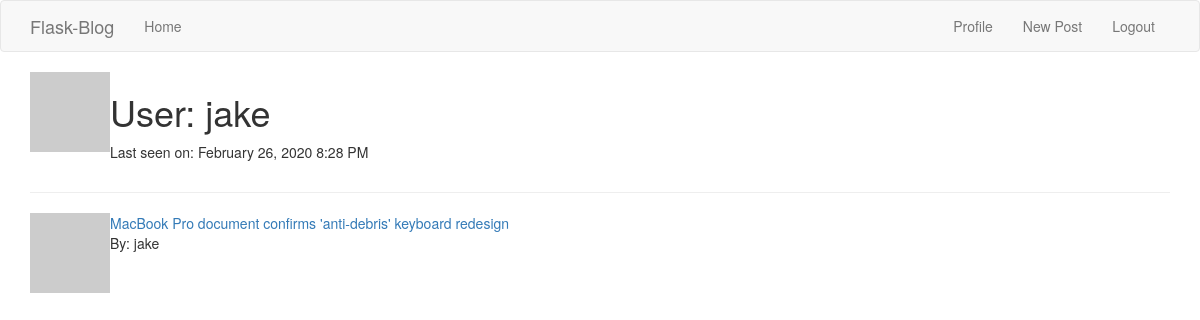
Page /user/jake (signed in) on the earlier database version.
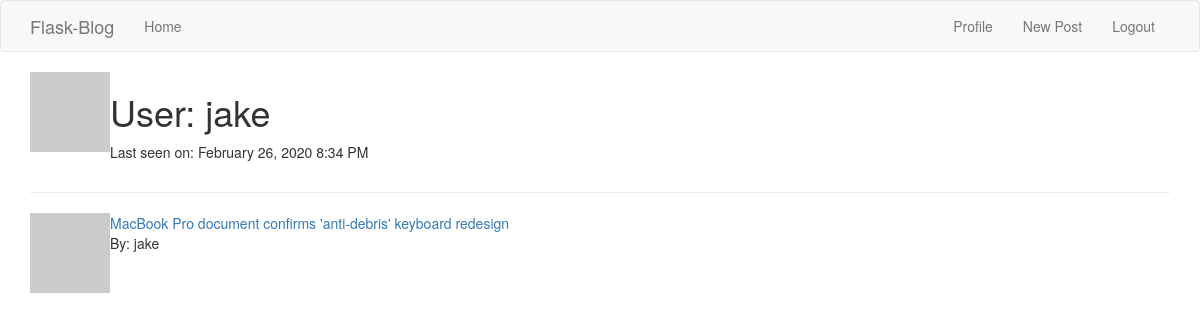
Same page on the later database version.
### app/models.py (models this page shows, shortened)
class User(UserMixin, db.Model):  # Table to hold the user data
    id = db.Column(db.Integer, primary_key=True)
    username = db.Column(db.String(64), index=True, unique=True)
    email = db.Column(db.String(120), index=True, unique=True)
    password_hash = db.Column(db.String(128))
    posts = db.relationship('Post', backref='author', lazy='dynamic')
    about_me = db.Column(db.String(140))
    last_seen = db.Column(db.DateTime, default=datetime.utcnow)
    def avatar(self, size):
        digest = md5(self.email.lower().encode('utf-8')).hexdigest()
        return 'https://www.gravatar.com/avatar/{}?d=identicon&s={}'.format(digest, size)

class Post(db.Model):  # Table to hold the blog posts written by users
    id = db.Column(db.Integer, primary_key=True)
    title = db.Column(db.String(140))
    subtitle = db.Column(db.String(140))
    body = db.Column(db.String(1500))
    timestamp = db.Column(db.DateTime, index=True, default=datetime.utcnow)
    user_id = db.Column(db.Integer, db.ForeignKey('user.id'))

### app/routes.py (the view)
@app.route('/user/<username>')
@login_required
def user(username):
    user = User.query.filter_by(username=username).first_or_404()
    posts = Post.query.filter_by(user_id=user.id).all()
    return render_template('user.html', user=user, posts=posts)

### app/models.py (called while the page is built)
@login.user_loader
def load_user(id):
    return User.query.get(int(id))

### app/routes.py (called while the page is built)
@app.before_request  # Function is executed before the view function
def before_request():
    if current_user.is_authenticated:
        current_user.last_seen = datetime.utcnow()  # update the last_seen variable
        db.session.commit()

### app/templates/user.html (shortened to what this page needs)
{% extends "base.html" %}
{% block app_content %}
<table>
    <tr valign="top">
        <td><img src="{{ user.avatar(128) }}"></td>
        <td>
            <h1>User: {{ user.username }}</h1>
            {% if user.last_seen %}
            <p>Last seen on: {{ moment(user.last_seen).format('LLL') }}</p>
            {% endif %}
        </td>
    </tr>
</table>
<hr>
{% for post in posts %}
{% include "_post.html" %}
{% endfor %}
{% endblock %}

### app/templates/base.html (shortened to what this page needs)
{% extends 'bootstrap/base.html' %}
{% block navbar %}
<nav class="navbar navbar-default">
    <div class="container">
        <div class="navbar-header">
            <a class="navbar-brand" href="{{ url_for('index') }}">Flask-Blog</a>
        </div>
        <div class="collapse navbar-collapse">
            <ul class="nav navbar-nav">
                <li><a href="{{ url_for('index') }}">Home</a></li>
            </ul>
            <ul class="nav navbar-nav navbar-right">
                {% if current_user.is_anonymous %}
            <li><a href="{{ url_for('login') }}">Login</a></li>
            {% else %}
            <li><a href="{{ url_for('user', username=current_user.username) }}">Profile</a></li>
            <li><a href="{{ url_for('new_post') }}">New Post</a></li>
            <li><a href="{{ url_for('logout') }}">Logout</a></li>
            {% endif %}
            </ul>
        </div>
    </div>
</nav>
{% endblock %}
{% block content %}
<div class="container">
    {% block app_content %}{% endblock %}
</div>
{% endblock %}

### app/templates/_post.html (shortened to what this page needs)
<table>
    <tr valign="top">
        <td><img src="{{ post.author.avatar(64) }}"></td>
        <td>
            <a href="{{ url_for('post', post_id=post.id) }}">{{ post.title }}</a><br>
            By: {{ post.author.username }} <br>
        </td>
    </tr>
</table>

Differences in the rows shown:
changed User "jake": last_seen "February 26, 2020 8:28 PM" → "February 26, 2020 8:34 PM"
